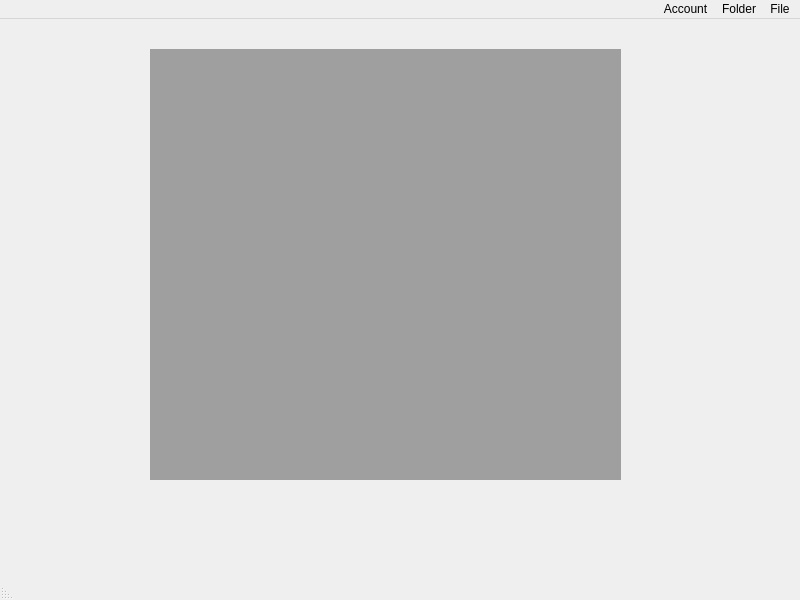
<?xml version="1.0" encoding="UTF-8"?>
<ui version="4.0">
 <class>S3</class>
 <widget class="QMainWindow" name="S3">
  <property name="geometry">
   <rect>
    <x>0</x>
    <y>0</y>
    <width>800</width>
    <height>600</height>
   </rect>
  </property>
  <property name="windowTitle">
   <string>MainWindow</string>
  </property>
  <property name="layoutDirection">
   <enum>Qt::RightToLeft</enum>
  </property>
  <widget class="QWidget" name="centralwidget">
   <widget class="QMdiArea" name="mdiArea">
    <property name="geometry">
     <rect>
      <x>150</x>
      <y>30</y>
      <width>471</width>
      <height>431</height>
     </rect>
    </property>
   </widget>
  </widget>
  <widget class="QMenuBar" name="menubar">
   <property name="geometry">
    <rect>
     <x>0</x>
     <y>0</y>
     <width>800</width>
     <height>21</height>
    </rect>
   </property>
   <widget class="QMenu" name="menuFile">
    <property name="title">
     <string>File</string>
    </property>
    <addaction name="actionUpfile"/>
    <addaction name="actionDowfile"/>
   </widget>
   <widget class="QMenu" name="menuFolder">
    <property name="title">
     <string>Folder</string>
    </property>
    <addaction name="actionUpfolder"/>
    <addaction name="actionDownfolder"/>
   </widget>
   <widget class="QMenu" name="menuAccount">
    <property name="title">
     <string>Account</string>
    </property>
    <addaction name="actionReset_password"/>
    <addaction name="actionChange_password"/>
    <addaction name="actionProfile"/>
    <addaction name="actionLogout"/>
   </widget>
   <addaction name="menuFile"/>
   <addaction name="menuFolder"/>
   <addaction name="menuAccount"/>
  </widget>
  <widget class="QStatusBar" name="statusbar"/>
  <action name="actionUpfile">
   <property name="text">
    <string>Upfile</string>
   </property>
  </action>
  <action name="actionDowfile">
   <property name="text">
    <string>Dowfile</string>
   </property>
  </action>
  <action name="actionUpfolder">
   <property name="text">
    <string>Upfolder</string>
   </property>
  </action>
  <action name="actionDownfolder">
   <property name="text">
    <string>Downfolder</string>
   </property>
  </action>
  <action name="actionReset_password">
   <property name="text">
    <string>Reset password</string>
   </property>
  </action>
  <action name="actionChange_password">
   <property name="text">
    <string>Change password</string>
   </property>
  </action>
  <action name="actionProfile">
   <property name="text">
    <string>Profile</string>
   </property>
  </action>
  <action name="actionLogout">
   <property name="text">
    <string>Logout</string>
   </property>
  </action>
 </widget>
 <resources/>
 <connections/>
</ui>
